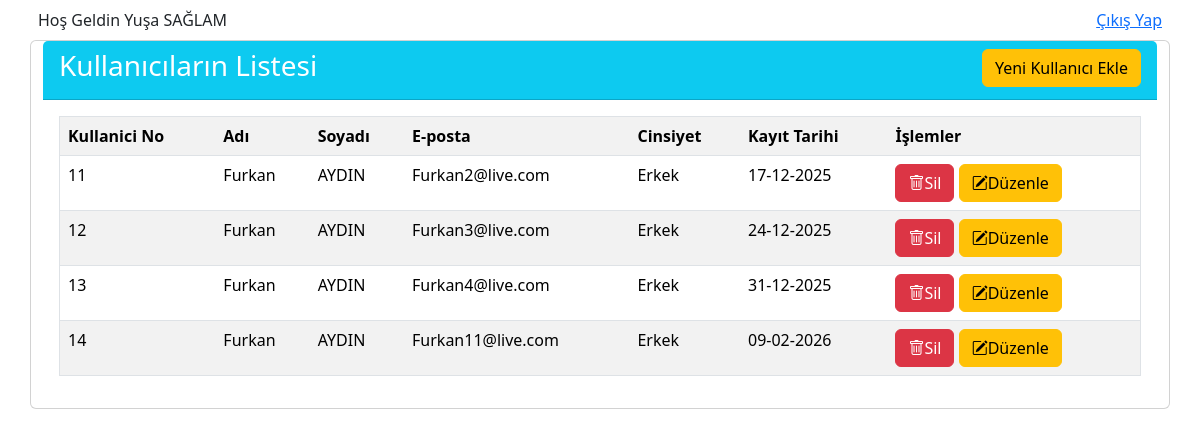
Screenshot of /kullanici/default222222.php (signed in) with the database file from the repository.
### tables this page shows
CREATE TABLE `kullanicilar` (
  `kullanici_no` int NOT NULL,
  `kullanici_adi` varchar(27) NOT NULL,
  `kullanici_soyadi` varchar(27) NOT NULL,
  `kullanici_eposta` varchar(61) NOT NULL,
  `kullanici_sifre` varchar(161) NOT NULL,
  `kullanici_cinsiyet` int DEFAULT NULL,
  `rutbe` int NOT NULL DEFAULT '2',
  `kayit_tarih` datetime NOT NULL DEFAULT CURRENT_TIMESTAMP,
  `sil` int NOT NULL DEFAULT '2'
);

### kullanici/default222222.php (the view, shortened to what this page needs)
<?php
require_once "../sistem/config.php";
?>
<html>
 <head>
    <link href="https://cdn.jsdelivr.net/npm/bootstrap@5.3.5/dist/css/bootstrap.min.css" rel="stylesheet">
	<link rel="stylesheet" href="https://cdn.jsdelivr.net/npm/bootstrap-icons@1.11.3/font/bootstrap-icons.min.css">
 </head>
 <body>
	<div class="container">
		<div class="row">
				<div class="d-flex justify-content-betweEn align-items-center p-2">
					<span>Hoş Geldin <?php echo $_SESSION["adi"]." ".$_SESSION["soyadi"]; ?></span>
					<a href="cikis.php"><span>Çıkış Yap</span></A>
				</div>
				<div class="card">
					<div class="card-header bg-info text-white d-flex justify-content-between">
						<p class="h3">Kullanıcıların Listesi</p>
						<a href="yenikayit.php">
							<input type="button" class="btn btn-warning" value="Yeni Kullanıcı Ekle">
						</a>
					</div>
					<?php
						try{
							$sql="Select
										kullanici_no,
										kullanici_adi,
										kullanici_soyadi,
										kullanici_eposta,
										kullanici_cinsiyet,
										kayit_tarih
									FROM kullanicilar where sil=2	";
							$kullanicilar=$pdo->query($sql);
						}catch(PDOException $error){
							echo "<div class='alert alert-danger'> Veri Tabanı Hatası:".$error->getMesage()."</div>";
						}
					?>
					<div class="card-body">
						<table class="table border table-striped table-hover">
							<tr>
								<th>Kullanici No</th>
								<th>Adı</th>
								<th>Soyadı</th>
								<th>E-posta</th>
								<th>Cinsiyet</th>
								<th>Kayıt Tarihi</th>
								<th>İşlemler</th>
							</tr>
							<?php foreach($kullanicilar as $kSatir): ?>
							<tr>
								<td><?php echo $kSatir["kullanici_no"]; ?></td>
								<td><?php echo $kSatir["kullanici_adi"]; ?></td>
								<td><?php echo $kSatir["kullanici_soyadi"]; ?></td>
								<td><?php echo $kSatir["kullanici_eposta"]; ?></td>
								<td>
									<?php  if ($kSatir["kullanici_cinsiyet"]==1){
										echo "Kadın";
									}else {
										echo "Erkek";
									}?>
								</td>
								<td><?php echo date("d-m-Y", strtotime($kSatir["kayit_tarih"])); ?></td>
								<td>
								   <a href="sil.php?&kullanici_no=<?php echo $kSatir["kullanici_no"]; ?>"
									onclick="return confirm('<?php echo $kSatir["kullanici_no"]; ?>
									nolu kullanıcıyı silmek istediğiniz emin misiniz?')">
									<button type="button" class="btn btn-danger" ><i class="bi bi-trash"></i>Sil</button></a>
									<button type="button" class="btn btn-warning" ><i class="bi bi-pencil-square"></i>Düzenle</button>
								</td>
							</tr>
							<?php endforeach; ?>
						</table>
					</div>
				</div>
		</div>
	</div>
 </body>
</html>

### rows the page displays
kullanicilar: kullanici_no "11", kullanici_adi "Furkan", kullanici_soyadi "AYDIN", kullanici_eposta "Furkan2@live.com", kullanici_cinsiyet "Erkek", kayit_tarih "17-12-2025"
kullanicilar: kullanici_no "12", kullanici_adi "Furkan", kullanici_soyadi "AYDIN", kullanici_eposta "Furkan3@live.com", kullanici_cinsiyet "Erkek", kayit_tarih "24-12-2025"
kullanicilar: kullanici_no "13", kullanici_adi "Furkan", kullanici_soyadi "AYDIN", kullanici_eposta "Furkan4@live.com", kullanici_cinsiyet "Erkek", kayit_tarih "31-12-2025"
kullanicilar: kullanici_no "14", kullanici_adi "Furkan", kullanici_soyadi "AYDIN", kullanici_eposta "Furkan11@live.com", kullanici_cinsiyet "Erkek", kayit_tarih "09-02-2026"

### other values shown
$_SESSION["adi"] "Yuşa"
$_SESSION["soyadi"] "SAĞLAM"
